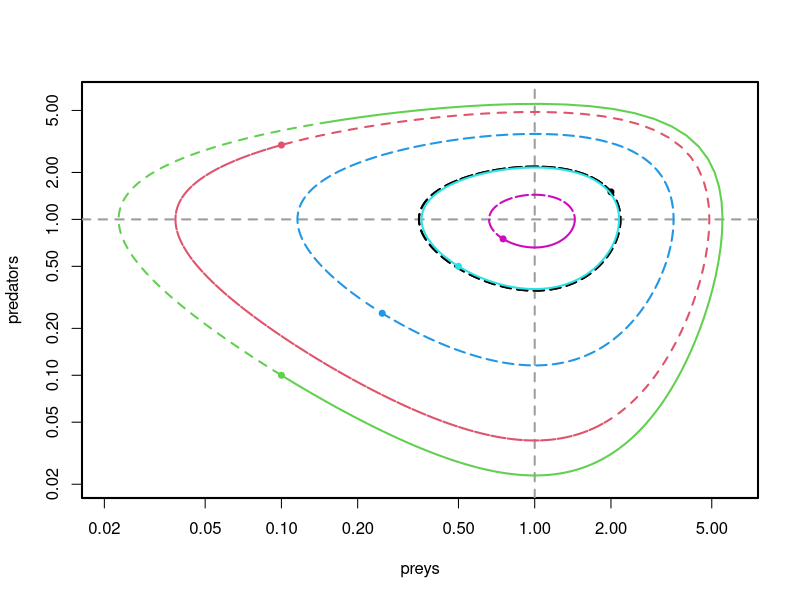
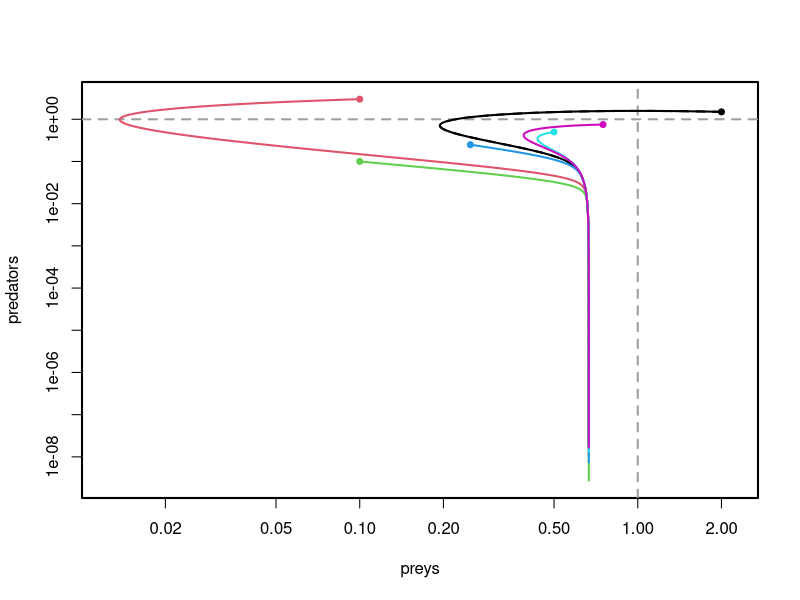
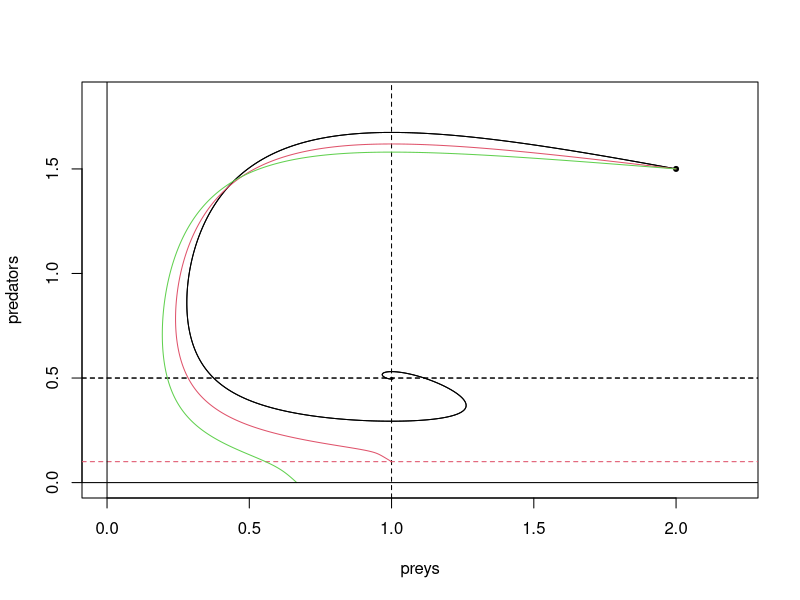
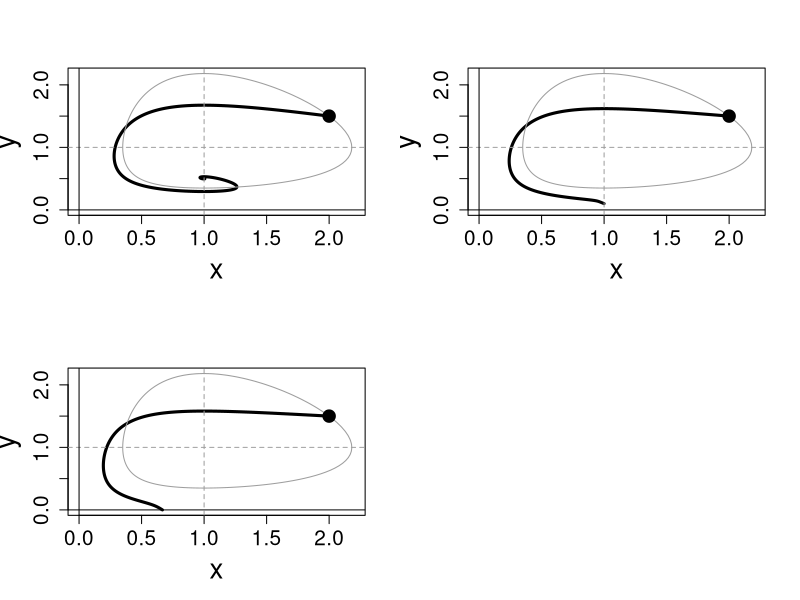
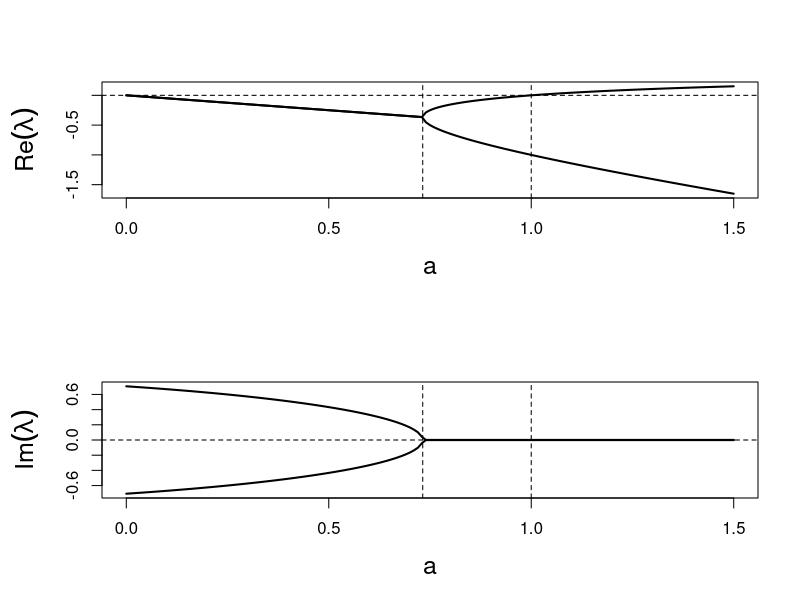

Source code (R) for these figures, in order:
# Lotka-Volterra model with density-dependence

rm(list=ls()); par(mfrow=c(1, 1), lwd=2)
library(deSolve)
exportFig <- FALSE
dirFig <- '../Figures/'
figName <- 'LotkaVolterraDD'

# Parms
tMax <- 15; tNb <- 1e3; tGrid <- seq(0, tMax, by=.05)
y0List <- list(c(2, 1.5), c(.1, 3), c(.1, .1), c(.25, .25), c(.5, .5), c(.75, .75)); 
y0Nb <- length(y0List)

################################################################################
# Regular Lotka-Volterra (r = 1)
# xp = x ( 1 - y); yp = - m y (1 - x)
m <- 1; parms1 <- c(m=m)
Model1 <- function(t, y, parms){return(list(c(y[1]*(1-y[2]), -parms[1]*y[2]*(1-y[1]))))}
Model1(0, y0List[[1]], parms1)
path1List <- list()
for(i in 1:y0Nb){
  path1List[[i]] <- ode.2D(y=y0List[[i]], times=tGrid, func=Model1, parms=parms1, dimens=c(1, 1), method='ode45')
}
xMax <- 1.1*max(sapply(1:y0Nb, function(i){max(path1List[[i]][, 2])}))
yMax <- 1.1*max(sapply(1:y0Nb, function(i){max(path1List[[i]][, 3])}))
xMin <- 0.9*min(sapply(1:y0Nb, function(i){min(path1List[[i]][, 2])}))
yMin <- 0.9*min(sapply(1:y0Nb, function(i){min(path1List[[i]][, 3])}))
plot(path1List[[1]][, 2], path1List[[1]][, 3], xlab='preys', ylab='predators', 
     log='xy', xlim=c(xMin, xMax), ylim=c(yMin, yMax), type='l', lty=2)
abline(h=1, v=1, lty=2, col=8)
for(i in 1:y0Nb){
  lines(path1List[[i]][, 2], path1List[[i]][, 3], col=i, lty=2)
  points(y0List[[i]][1], y0List[[i]][2], pch=20, col=i)
}

################################################################################
# Lotka-Volterra with density-dependence
# xp = x ( 1 - y); yp = - m y (1 - x)
m <- 0.5; a <- 1.5; parms2 <- c(m=m, a=a)
a1 <- 2*(sqrt(m*(m+1)) - m)
tMax <- 100; tNb <- 1e3; tGrid <- seq(0, tMax, by=.05)
Model2 <- function(t, y, parms){return(list(c(y[1]*(1-y[2]-parms[2]*y[1]), -parms[1]*y[2]*(1-y[1]))))}
Stat <- function(parms){c(1, 1-parms[2])}
JacobStat <- function(parms){matrix(c(-parms[2], -1, parms[1]*(1-parms[2]), 0), byrow=TRUE, 2, 2)}
Carac <- function(lambda, J){det(lambda*diag(2) - J)}
PolStat <- function(lambda, parms){lambda^2 + parms[2]*lambda + parms[1]*(1 - parms[2])}
Model2(0, y0List[[1]], parms2)
path2List <- list()
for(i in 1:y0Nb){
  path2List[[i]] <- ode.2D(y=y0List[[i]], times=tGrid, func=Model2, parms=parms2, dimens=c(1, 1), method='ode45')
}
xMax <- 1.1*max(sapply(1:y0Nb, function(i){max(path2List[[i]][, 2])}))
yMax <- 1.1*max(sapply(1:y0Nb, function(i){max(path2List[[i]][, 3])}))
xMin <- 0.9*min(sapply(1:y0Nb, function(i){min(path2List[[i]][, 2])}))
yMin <- 0.9*min(sapply(1:y0Nb, function(i){min(path2List[[i]][, 3])}))
plot(path2List[[1]][, 2], path2List[[1]][, 3], xlab='preys', ylab='predators', 
     log='xy', xlim=c(xMin, xMax), ylim=c(yMin, yMax), type='l', lty=2)
abline(h=1, v=1, lty=2, col=8)
for(i in 1:y0Nb){
  lines(path2List[[i]][, 2], path2List[[i]][, 3], col=i)
  points(y0List[[i]][1], y0List[[i]][2], pch=20, col=i)
}
abline(h=Stat(parms2)[2], lty=2, col=8)

stat <- Stat(parms2)
Model2(0, stat, parms2)
Jstat <- JacobStat(parms2)
print(Jstat)
print(matrix(c(-a, -1, m*(1-a), 0), byrow=TRUE, 2, 2))
print(c(det(Jstat), m*(1-a)))
lambda <- rnorm(1); print(c(Carac(lambda, Jstat), PolStat(lambda, parms2)))
delta <- a^2 - 4*m*(1 - a)
print(eigen(Jstat)$values)
print(c((-a+sqrt(as.complex(delta)))/2, (-a-sqrt(as.complex(delta)))/2))

################################################################################
# Different parms
par(mfrow=c(1, 1), lwd=1)
tMax <- 100; tNb <- 1e3; tGrid <- seq(0, tMax, by=.01)
y0Num <- 1; y0 <- y0List[[y0Num]]
m <- 0.5; a1 <- 2*(sqrt(m*(m+1)) - m)
# aList <- c(0.25, 0.5, 0.9, 1, 1.1, 1.5); parmsNb <- length(aList)
aList <- c(0.5, 0.9, 1.5); parmsNb <- length(aList)
parmsList <- list(); for(i in 1:parmsNb){parmsList[[i]] <- c(m=m, a=aList[i])}
path3List <- list()
for(i in 1:parmsNb){
  path3List[[i]] <- ode.2D(y=y0, times=tGrid, func=Model2, parms=parmsList[[i]], dimens=c(1, 1), method='ode45')
}
xMax <- 1.1*max(sapply(1:parmsNb, function(i){max(path3List[[i]][, 2])}))
yMax <- 1.1*max(sapply(1:parmsNb, function(i){max(path3List[[i]][, 3])}))
xMin <- 0; #0.9*min(sapply(1:parmsNb, function(i){min(path3List[[i]][, 2])}))
yMin <- 0; #0.9*min(sapply(1:parmsNb, function(i){min(path3List[[i]][, 3])}))
plot(path3List[[1]][, 2], path3List[[1]][, 3], xlab='preys', ylab='predators', 
      xlim=c(xMin, xMax), ylim=c(yMin, yMax), type='l')
points(y0[1], y0[2], pch=20)
abline(v=Stat(parmsList[[1]])[1], lty=2, col=1)
abline(h=Stat(parmsList[[1]])[2], lty=2, col=1)
for(i in 1:parmsNb){
  lines(path3List[[i]][, 2], path3List[[i]][, 3], col=i)
  abline(h=Stat(parmsList[[i]])[2], lty=2, col=i)
}
abline(h=0, v=0)

# Plots
par(mfrow=c(2, 2))
yMax <- max(yMax, max(path1List[[y0Num]][, 3]))
for(i in 1:parmsNb){
  if(exportFig){png(paste0(dirFig, figName, '-m', m, '-a', aList[i], '.png'))}
  plot(path3List[[i]][, 2], path3List[[i]][, 3], xlab='x', ylab='y', 
       xlim=c(xMin, xMax), ylim=c(yMin, yMax), type='l', lwd=3, cex.axis=1.5, cex.lab=2)
  lines(path1List[[y0Num]][, 2], path1List[[y0Num]][, 3], col=8)
  points(y0[1], y0[2], pch=20, cex=3)
  abline(h=1, v=1, lty=2, col=8)
  abline(h=0, v=0)
  if(exportFig){dev.off()}
  # if(aList[i]>1){abline(v=1/aList[i], lty=2)}
}

# Stationary state and Jacobian
a1 <- 2*(sqrt(m*(m+1)) - m)
for(parms in parmsList){
  cat('parms:', parms, '\n')
  Jstat <- JacobStat(parms); 
  # print(Jstat)
  cat(eigen(Jstat)$values, '\n')
  cat(eigen(Jstat)$vectors[, 1], ' / ', eigen(Jstat)$vectors[, 2], '\n\n')
}

aList <- seq(0, 3*m, by=.01); parmsNb <- length(aList)
parmsList <- list(); for(i in 1:parmsNb){parmsList[[i]] <- c(m, aList[i])}
eigenVal <- matrix(NA, parmsNb, 2)
for(i in 1:parmsNb){
  ev <- eigen(JacobStat(parmsList[[i]]))$values
  eigenVal[i, ] <- ev[order(Re(ev))]
}

par(mfrow=c(2, 1), lwd=1)
if(exportFig){png(paste0(dirFig, figName, '-m', m, '-eigenValueReal.png'), width=900, height=250)}
par(mar=c(5, 5, 4, 2)+.1)
plot(aList, Re(eigenVal[, 1]), type='l', ylim=range(Re(eigenVal), na.rm=TRUE), lwd=2, 
     xlab='a', ylab=expression(Re(lambda)), cex.axis=1, cex.lab=1.5)
lines(aList, Re(eigenVal[, 2]), lwd=2)
abline(h=0, v=c(a1, 1), lty=2)
if(exportFig){dev.off()}
# delta <- aList^2 - 4*m*(1 - aList)
# lambda <- cbind((-aList+sqrt(as.complex(delta)))/2, (-aList-sqrt(as.complex(delta)))/2)
# lines(aList, Re(lambda[, 2]), col='pink', lty=2)
# lines(aList, Re(lambda[, 1]), col='cyan', lty=2)

if(exportFig){png(paste0(dirFig, figName, '-m', m, '-eigenValueImaginary.png'), width=900, height=250)}
par(mar=c(5, 5, 4, 2)+.1)
plot(aList, Im(eigenVal[, 1]), type='l', ylim=range(Im(eigenVal), na.rm=TRUE), lwd=2, 
     xlab='a', ylab=expression(Im(lambda)), cex.axis=1, cex.lab=1.5)
lines(aList, Im(eigenVal[, 2]), lwd=2)
abline(h=0, v=c(a1, 1), lty=2)
if(exportFig){dev.off()}
